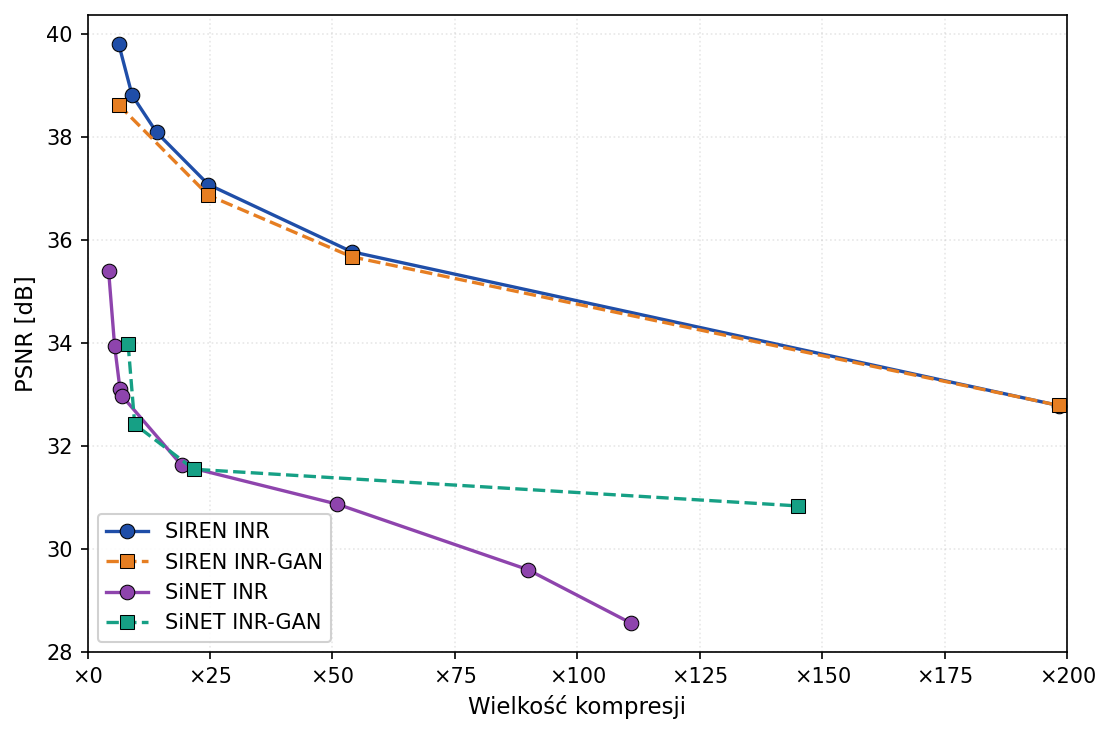

Recreate this plot in Python.
import csv
import os

import matplotlib
matplotlib.use("Agg")
import matplotlib.pyplot as plt
from matplotlib.ticker import FuncFormatter, MultipleLocator

HERE = os.path.dirname(os.path.abspath(__file__))
ROOT = os.path.dirname(HERE)
OUT  = os.path.join(HERE, "pareto_combined.png")


def load(csv_path):
    rows = {"siren": [], "sinet": []}
    with open(csv_path) as f:
        r = csv.DictReader(f)
        for row in r:
            rows[row["network"]].append((float(row["cf_x"]),
                                         float(row["psnr_db"])))
    for net in rows:
        rows[net].sort(key=lambda p: p[0])
    return rows


def main():
    gan = load(os.path.join(HERE, "plots_gan", "pareto_table_gan.csv"))
    inr = load(os.path.join(HERE, "plots_no_gan", "pareto_table_no_gan.csv"))

    fig, ax = plt.subplots(figsize=(7.5, 5.0))

    style = dict(linewidth=1.6, markersize=7, markeredgecolor="black",
                 markeredgewidth=0.5)

    siren_gan = gan["siren"]
    siren_inr = inr["siren"]
    sinet_gan = gan["sinet"]
    sinet_inr = inr["sinet"]

    ax.plot([p[0] for p in siren_inr], [p[1] for p in siren_inr],
            "o-",  color="#1f4ea8", label="SIREN INR",     **style)
    ax.plot([p[0] for p in siren_gan], [p[1] for p in siren_gan],
            "s--", color="#e67e22", label="SIREN INR-GAN", **style)
    ax.plot([p[0] for p in sinet_inr], [p[1] for p in sinet_inr],
            "o-",  color="#8e44ad", label="SiNET INR",     **style)
    ax.plot([p[0] for p in sinet_gan], [p[1] for p in sinet_gan],
            "s--", color="#16a085", label="SiNET INR-GAN", **style)

    ax.set_xlim(0, 200)
    ax.xaxis.set_major_locator(MultipleLocator(25))
    ax.xaxis.set_major_formatter(FuncFormatter(lambda v, _: f"×{int(v)}"))
    ax.set_xlabel("Wielkość kompresji", fontsize=11)
    ax.set_ylabel("PSNR [dB]", fontsize=11)
    ax.grid(True, which="both", alpha=0.3, linestyle=":")
    ax.legend(loc="lower left", fontsize=10, framealpha=0.9)
    ax.tick_params(labelsize=10)

    plt.tight_layout()
    plt.savefig(OUT, dpi=150, bbox_inches="tight")
    plt.close()
    print(f"Zapisano: {OUT}")


if __name__ == "__main__":
    main()
